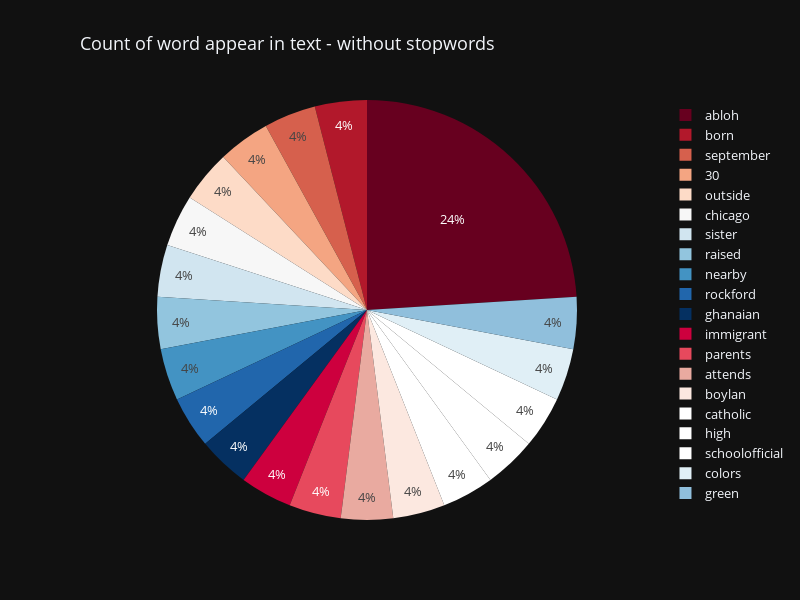

Write notebook code for a chart like this one.
### Code cell
#graph
df_graph2 = df_count2.head(20)

fig = px.pie(df_graph2, values = "count", names = "word",
             title = 'Count of word appear in text - without stopwords',
             color_discrete_sequence=px.colors.sequential.RdBu)

fig.update_layout(title_x = 0.1,                    
                    width=800,
                    height=600,                    
                    template='plotly_dark',
                    font_size=13)
fig.show()

### Figure 1 — Plotly figure (JSON) as saved in the notebook; plotly's stock layout.template omitted (floating-point values rounded to 4 significant figures)
{"data": [{"domain": {"x": [0, 1], "y": [0, 1]}, "hovertemplate": "word=%{label}<br>count=%{value}<extra></extra>", "labels": ["abloh", "born", "september", "30", "outside", "chicago", "sister", "raised", "nearby", "rockford", "ghanaian", "immigrant", "parents", "attends", "boylan", "catholic", "high", "schoolofficial", "colors", "green"], "legendgroup": "", "name": "", "showlegend": true, "type": "pie", "values": [6, 1, 1, 1, 1, 1, 1, 1, 1, 1, 1, 1, 1, 1, 1, 1, 1, 1, 1, 1]}], "layout": {"font": {"size": 13}, "height": 600, "legend": {"tracegroupgap": 0}, "piecolorway": ["rgb(103,0,31)", "rgb(178,24,43)", "rgb(214,96,77)", "rgb(244,165,130)", "rgb(253,219,199)", "rgb(247,247,247)", "rgb(209,229,240)", "rgb(146,197,222)", "rgb(67,147,195)", "rgb(33,102,172)", "rgb(5,48,97)"], "title": {"text": "Count of word appear in text - without stopwords", "x": 0.1}, "width": 800}}
